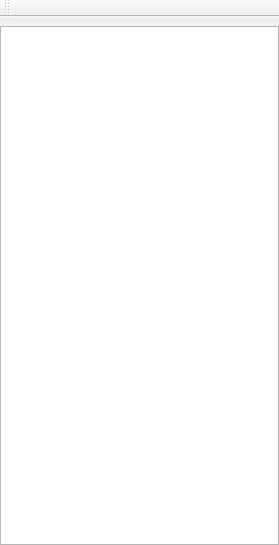
<?xml version="1.0" encoding="UTF-8"?>
<ui version="4.0">
 <class>DetailEditor</class>
 <widget class="QMainWindow" name="DetailEditor">
  <property name="geometry">
   <rect>
    <x>0</x>
    <y>0</y>
    <width>279</width>
    <height>545</height>
   </rect>
  </property>
  <property name="windowTitle">
   <string>MainWindow</string>
  </property>
  <widget class="QWidget" name="centralwidget">
   <layout class="QVBoxLayout" name="verticalLayout">
    <property name="leftMargin">
     <number>0</number>
    </property>
    <property name="rightMargin">
     <number>0</number>
    </property>
    <property name="bottomMargin">
     <number>0</number>
    </property>
    <item>
     <widget class="QListView" name="listView"/>
    </item>
   </layout>
  </widget>
  <widget class="QToolBar" name="toolBar">
   <property name="windowTitle">
    <string>toolBar</string>
   </property>
   <attribute name="toolBarArea">
    <enum>TopToolBarArea</enum>
   </attribute>
   <attribute name="toolBarBreak">
    <bool>false</bool>
   </attribute>
  </widget>
 </widget>
 <resources/>
 <connections/>
</ui>
